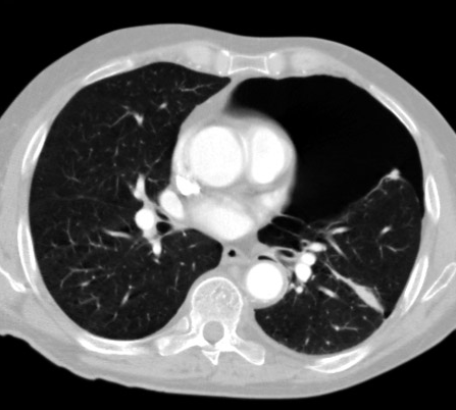
%> input picture Dataset/img11.jpg, 456 x 410 px
$ octave --eval "result = iter_threshold(imread('Dataset/img11.jpg'));"   (GNU Octave 9; MATLAB toolbox functions it lacks are replaced by stand-ins)
%> lines starting %> are read from the running program, lines starting %| are printed output that depends on the picture; in (x1, y1, x2, y2) boxes, pixels count from 0 and x2, y2 are one past the last pixel; in counts of white or black regions, pixels touching at a corner belong together; the program's own positions count from 1
function [ g ] = iter_threshold(grayImage)
[pixelCount, grayLevels] = imhist(grayImage);
%> pixelCount = 256 values, max 104817 at index 1, min 192 at index 117, mean 2190.9; grayLevels = 256 values from 0 to 255
Id = im2double(grayImage);
Imax = max(Id(:));
%> Imax = 1
Imin = min(Id(:));
%> Imin = 0
T = 0.5*(min(Id(:)) + max(Id(:)));
%> T = 0.5
deltaT = 0.01;
done = false;
counter = 1;
while counter<10
	savedThresholds(counter) = T;
	g = Id >= T;
	Tnext = 0.5*(mean(Id(g)) + mean(Id(~g)));
	done = abs(T - Tnext) < deltaT;
	T = Tnext;
	counter = counter + 1;
end
%> this loop made 9 passes
%> (Tnext, done, T) on passes 1 to 9: (0.419, false, 0.419), (0.412, true, 0.412), (0.412, true, 0.412), (0.412, true, 0.412), (0.412, true, 0.412), (0.412, true, 0.412), (0.412, true, 0.412), (0.412, true, 0.412), (0.412, true, 0.412)
%> pass 1, in iter_threshold, `g = Id >= T;`:
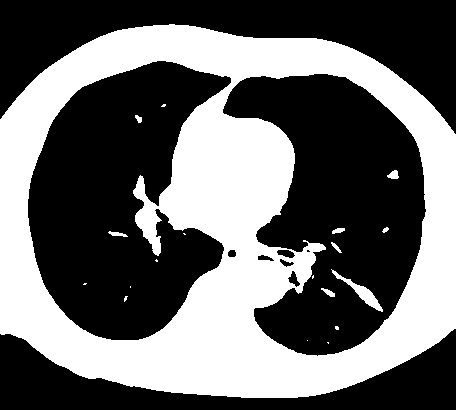
%> g: size 410x456x3 logical; 41.3% white; 19 white regions (10 under 20 px), largest, box (x1, y1, x2, y2) and area: (0, 24, 456, 398) 76414, (331, 269, 383, 312) 437, (387, 170, 399, 179) 74
%> pass 2, in iter_threshold, `g = Id >= T;`:
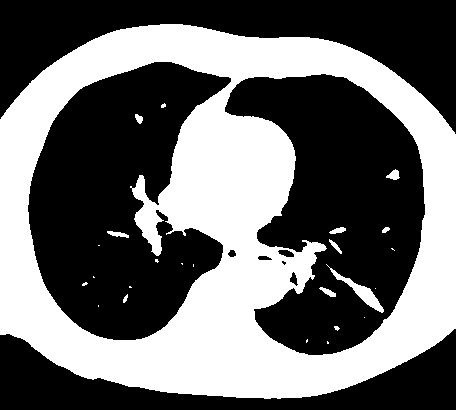
%> g: size 410x456x3 logical; 42.3% white; 25 white regions (15 under 20 px), largest, box (x1, y1, x2, y2) and area: (0, 24, 456, 399) 77893, (326, 264, 384, 313) 516, (386, 169, 400, 180) 92
%> after the loop, counter = 10; savedThresholds = [0.5 0.419 0.412 0.412 0.412 0.412 0.412 0.412 0.412]

$ run again, on Dataset/img12.JPG
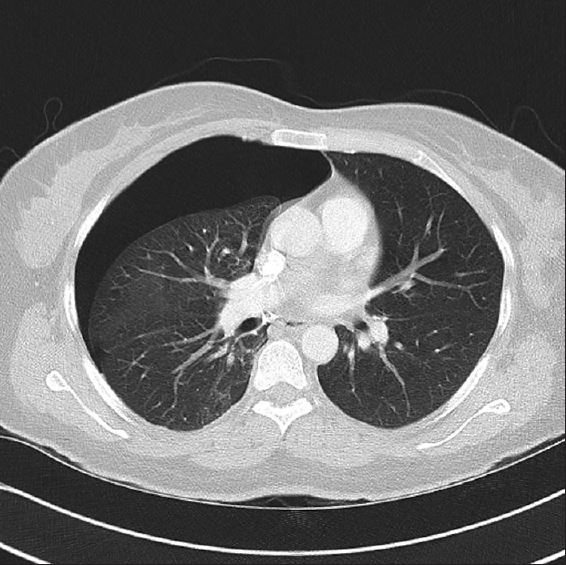
%> input picture Dataset/img12.JPG, 566 x 565 px
%> pixelCount = 256 values, max 54569 at index 37, min 3 at index 4, mean 3747.5; grayLevels = 256 values from 0 to 255
%> Imax = 1
%> Imin = 0
%> in iter_threshold, `T = 0.5*(min(Id(:)) + max(Id(:)));`: T = 0.5
%> the loop in iter_threshold, `while counter<10` made 9 passes
%> (Tnext, done, T) on passes 1 to 8: (0.478, false, 0.478), (0.476, true, 0.476), (0.476, true, 0.476), (0.476, true, 0.476), (0.476, true, 0.476), (0.476, true, 0.476), (0.476, true, 0.476), (0.476, true, 0.476)
%> pass 1, in iter_threshold, `g = Id >= T;`:
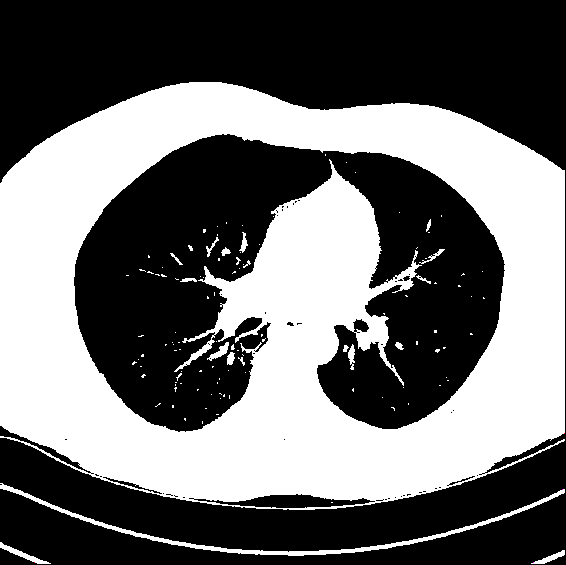
%> g: size 565x566x3 logical; mean R, G, B 0.427, 0.427, 0.427
%> after the loop in iter_threshold, `while counter<10`: counter = 10; savedThresholds = [0.5 0.478 0.476 0.476 0.476 0.476 0.476 0.476 0.476]

$ run again, on Dataset/img13.JPG
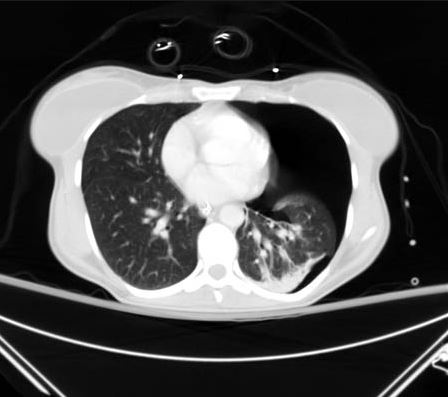
%> input picture Dataset/img13.JPG, 448 x 397 px
%> pixelCount = 256 values, max 37914 at index 5, min 231 at index 140, mean 2084.2; grayLevels = 256 values from 0 to 255
%> Imax = 1
%> Imin = 0
%> in iter_threshold, `T = 0.5*(min(Id(:)) + max(Id(:)));`: T = 0.5
%> the loop in iter_threshold, `while counter<10` made 9 passes
%> (Tnext, done, T) on passes 1 to 8: (0.464, false, 0.464), (0.46, true, 0.46), (0.459, true, 0.459), (0.459, true, 0.459), (0.459, true, 0.459), (0.459, true, 0.459), (0.459, true, 0.459), (0.459, true, 0.459)
%> pass 1, in iter_threshold, `g = Id >= T;`:
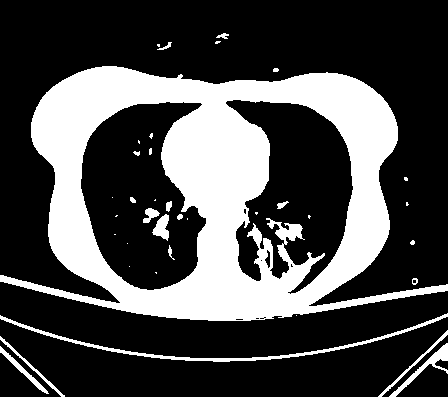
%> g: size 397x448x3 logical; 29.1% white; 37 white regions (19 under 20 px), largest, box (x1, y1, x2, y2) and area: (0, 66, 448, 321) 47998, (0, 313, 448, 362) 1511, (389, 343, 448, 397) 507
%> pass 3, in iter_threshold, `g = Id >= T;`:
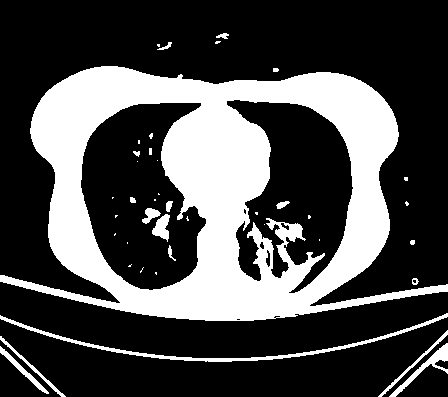
%> g: size 397x448x3 logical; 29.6% white; 41 white regions (22 under 20 px), largest, box (x1, y1, x2, y2) and area: (0, 66, 448, 321) 48682, (0, 313, 448, 362) 1603, (389, 343, 448, 397) 535
%> after the loop in iter_threshold, `while counter<10`: counter = 10; savedThresholds = [0.5 0.464 0.46 0.459 0.459 0.459 0.459 0.459 0.459]

$ run again, on Dataset/img14.JPG
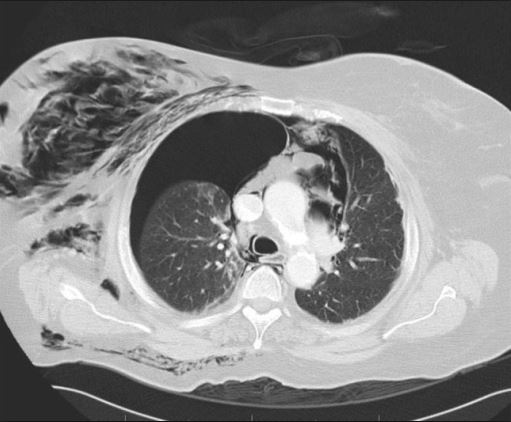
%> input picture Dataset/img14.JPG, 511 x 422 px
%> pixelCount = 256 values, max 16923 at index 48, min 0 at index 1, mean 2527.1; grayLevels = 256 values from 0 to 255
%> Imax = 1
%> Imin = 0.0314
%> in iter_threshold, `T = 0.5*(min(Id(:)) + max(Id(:)));`: T = 0.516
%> the loop in iter_threshold, `while counter<10` made 9 passes
%> pass 1, in iter_threshold, `g = Id >= T;`:
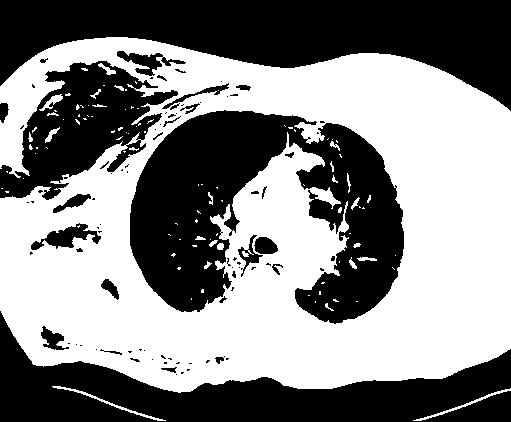
%> g: size 422x511x3 logical; 52.8% white; 90 black regions (61 under 20 px), largest, box (x1, y1, x2, y2) and area: (130, 110, 404, 324) 32399, (0, 0, 511, 111) 30182, (0, 311, 511, 422) 23481
%> after the loop in iter_threshold, `while counter<10`: counter = 10; savedThresholds = [0.516 0.516 0.516 0.516 0.516 0.516 0.516 0.516 0.516]
